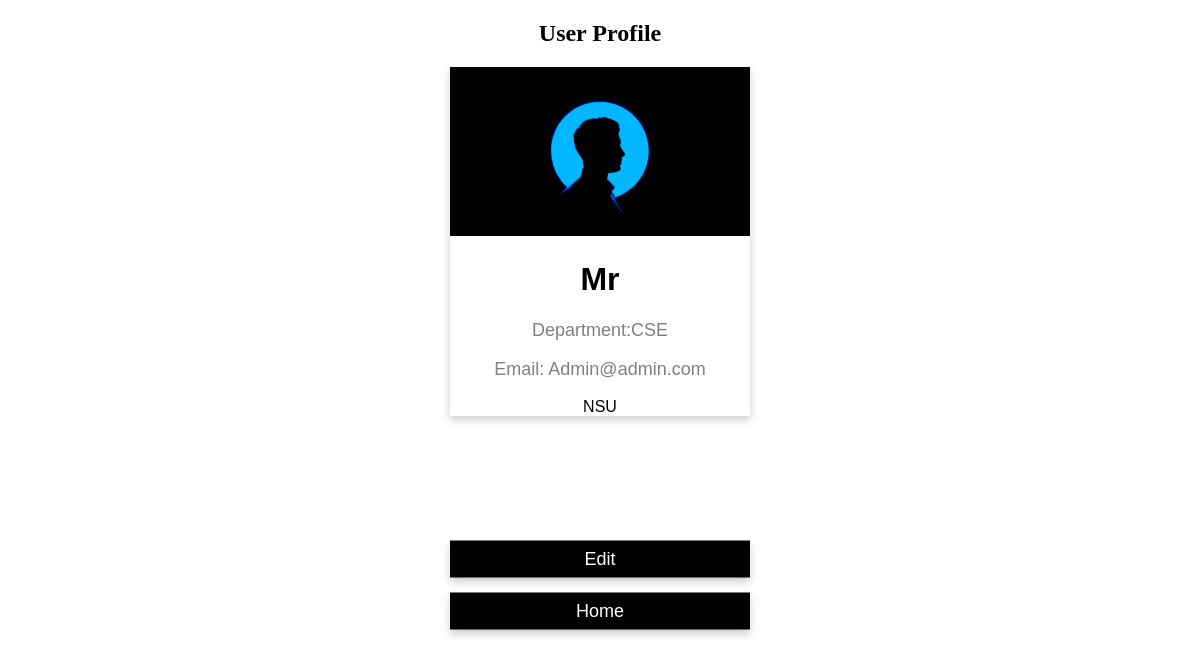
Screenshot of /user_profile.php with the database file from the repository.
### tables this page shows
CREATE TABLE `user` (
  `first_name` varchar(50) NOT NULL,
  `last_name` varchar(50) NOT NULL,
  `email` varchar(50) NOT NULL,
  `password` varchar(50) NOT NULL,
  `institution` varchar(100) NOT NULL,
  `country` varchar(50) NOT NULL,
  `u_type` enum('Author','Admin') DEFAULT 'Author'
);

CREATE TABLE `review` (
  `id` int(11) NOT NULL,
  `rev_name` varchar(50) NOT NULL,
  `uni_name` varchar(50) NOT NULL,
  `dept_name` varchar(50) NOT NULL,
  `details` longtext NOT NULL,
  `published` tinyint(1) DEFAULT 0
);

### user_profile.php (the view, shortened to what this page needs)
<!DOCTYPE html>
<html>
<head>
<link rel="stylesheet" href="https://cdnjs.cloudflare.com/ajax/libs/font-awesome/4.7.0/css/font-awesome.min.css">
</head>
<body>
<h2 style="text-align:center">User Profile </h2>
<?php
include 'connect.php';
    $sql3="SELECT first_name,last_name, email,institution,country,dept_name,uni_name from user,review limit 1 ";
    $result3 = mysqli_query($conn, $sql3);
    if (mysqli_num_rows($result3) > 0) {
        while($row = mysqli_fetch_assoc($result3))
            {
                echo '
                <div class="card">
                <img src="profile.jpg" alt="John" style="width:100%">
                <h1>'.$row['first_name'].'</h1>
                <p class="title">Department:'.$row['dept_name'].'</p>
                <p class="title">Email: '.$row['email'].'</p>
                <p>'.$row['uni_name'].'</p>
              </div>';
            }
        }
?>
<p><button  class="home" onclick="document.location='edit_profile.php'">Edit</button></p><br>
<p><button  class="edit" onclick="document.location='index.php'">Home</button></p>
</body>
</html>

### user_profile.php (style rules this page uses)
.card { box-shadow: 0 4px 8px 0 rgba(0, 0, 0, 0.2); max-width: 300px; margin: auto; text-align: center; font-family: arial; }
.home { box-shadow: 0 4px 8px 0 rgba(0, 0, 0, 0.2); max-width: 300px; text-align: center; font-family: arial; margin: 0; position: absolute; bottom: 25.5%; left: 50%; -ms-transform: translate(-50%, -50%); transform: translate(-50%, -50%); }
.edit { box-shadow: 0 4px 8px 0 rgba(0, 0, 0, 0.2); max-width: 300px; text-align: center; font-family: arial; margin: 0; position: absolute; bottom: 19%; left: 50%; -ms-transform: translate(-50%, -50%); transform: translate(-50%, -50%); }
.title { color: grey; font-size: 18px; }
button { border: none; outline: 0; display: inline-block; padding: 8px; color: white; background-color: #000; text-align: center; cursor: pointer; width: 100%; font-size: 18px; }

### rows the page displays
user: first_name "Mr", review.dept_name "CSE", email "Admin@admin.com", review.uni_name "NSU"
